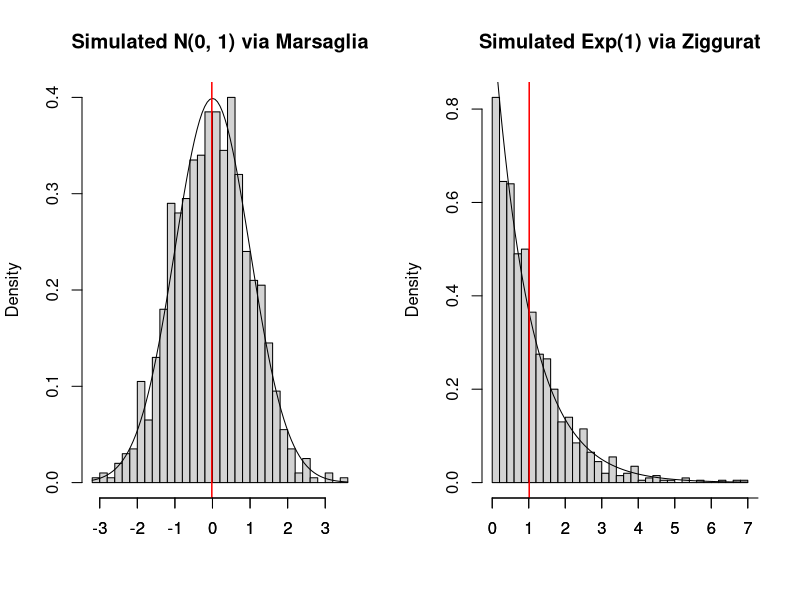

This chart was generated by the following R code:
## ---- chunk 1
options(scipen=1, digits=4, width=80)
library(knitr)
library(tidyverse)
library(data.table)
library(Matrix)
## ---- chunk 2
marsaglia = function(mu, sigma) {
  done = FALSE
  while(!done) {
    u_vec = runif(n=2, min=-1, max=1)
    x = u_vec[1]
    y = u_vec[2]
    s = x^2 + y^2
    if(s > 0 & s < 1) {
      done = TRUE
    }
  }
  z_1 = x*sqrt( (-2*log(s))/(s) )
  z_2 = y*sqrt( (-2*log(s))/(s) )
  return(c(mu+sigma*z_1, mu+sigma*z_2))
}
## ---- chunk 3
get_n_marsaglias = function(n, mu, sigma) {
  if(n%%2 == 1) {
    n_vec = as.vector(
      replicate((n+1)/2, marsaglia(mu=mu, sigma=sigma)))
    n_vec = n_vec[-1]
  } else {
    n_vec = as.vector(
      replicate(n/2, marsaglia(mu=mu, sigma=sigma)))
  }
  return(n_vec)
}
## ---- chunk 4
f = function(x) {
  return( exp(-x) )
}
f_inv = function(x) {
  return( -1*log(x) )
}

x1 = 7.69711747013104972
y1 = f(x1)
t = exp(-1*x1)
A = x1*y1 + t

n = 256
vals = list()
vals[[1]] = c(x1, y1)
for(i in 2:256) {
  y2 = y1 + A/x1
  x2 = f_inv(y2)
  vals[[i]] = c(x2, y2)
  y1 = y2
  x1 = x2
}
## ---- chunk 5
ziggurat = function(lambda) {
  done = FALSE
  while(!done) {
    # Step 1
    l = sample.int(255, 1)
    u0 = runif(1, 0, 1)
    u1 = runif(1, 0, 1)
    
    # Step 2
    x = u0*vals[[l]][1]
    
    # Step 3
    if(x < vals[[l+1]][1]) {
      done = TRUE
    }
    
    # Step 4
    if(l == 1) {
      x = vals[[l]][1] - log(u1)
    }
    
    # Step 5
    y = vals[[l]][2] + u1*(vals[[l+1]][2] - vals[[l]][2])
    
    # Step 6
    if(y < f(x)) {
      done = TRUE
    }
  }
  return((1/lambda)*x)
}
## ---- chunk 6
get_n_ziggurats = function(n, lambda) {
  n_vec = as.vector(replicate(n, ziggurat(lambda=lambda)))
  return(n_vec)
}
## ---- chunk 7
mu = 0
sigma = 1
m = get_n_marsaglias(n=1000, mu=mu, sigma=sigma)

lambda = 1
z = get_n_ziggurats(n=1000, lambda=lambda)
## ---- chunk 8
par(mfrow=c(1, 2))
{
  {
    x = seq(mu - 3*sigma, mu + 3*sigma, by=0.01)
    hist(m, breaks=30, freq=FALSE, xlab="", 
         main=paste0("Simulated N(", mu, ", ", sigma, ") via Marsaglia"))
    curve(dnorm(x, mean=mu, sd=sigma), add=TRUE)
    abline(v=mean(m), col="red", lwd=1.5)
    axis(side=1, at=c(-3:3))
  }
  {
    x = seq(0, 10, by=0.01)
    hist(z, breaks=30, freq=FALSE, xlab="", 
         main=paste0("Simulated Exp(", lambda, ") via Ziggurat"))
    curve(dexp(x, rate=lambda), add=TRUE)
    abline(v=mean(z), col="red", lwd=1.5)
    axis(side=1, at=c(0:10))
  }
}
## ---- chunk 9
test1 = ks.test(x=m, y="pnorm", mu, sigma)
test1
## ---- chunk 10
test2 = ks.test(x=z, y="pexp", lambda)
test2
